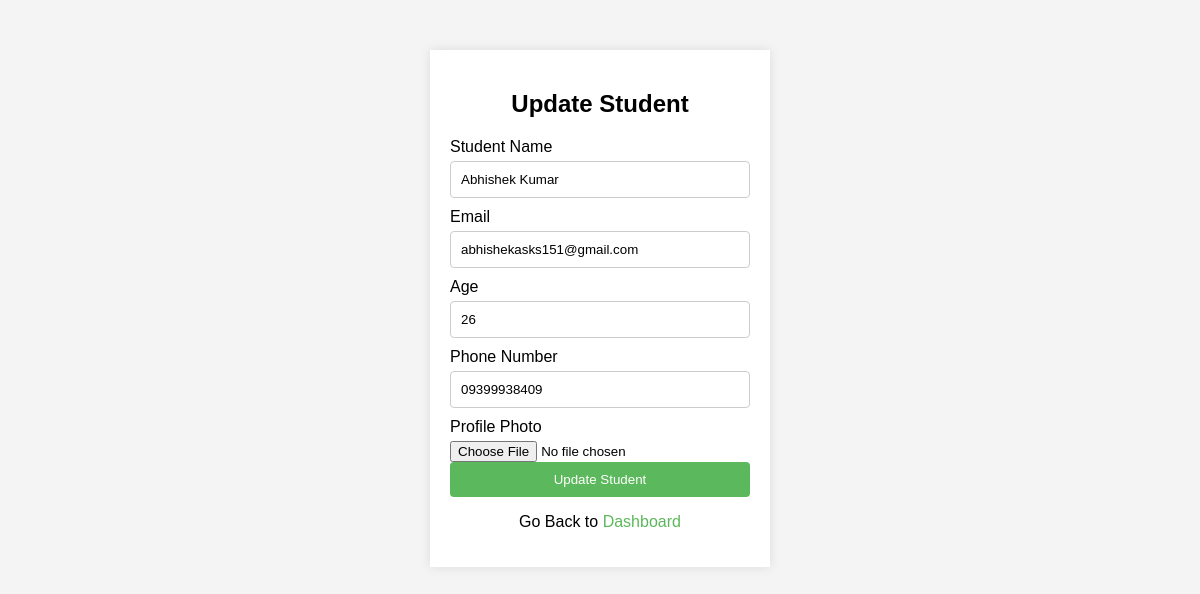
Page /student-edit/1/ (signed in) on the committed database.
### APP/models.py (models this page shows, shortened)
class Student(models.Model):
    name = models.CharField(max_length=100, null=True, blank=True)
    age = models.PositiveIntegerField(null=True, blank=True)
    email = models.EmailField(max_length=100, null=True, blank=True)
    phone = models.CharField(max_length=15, null=True, blank=True)
    photo = models.ImageField(upload_to='Profile', blank=True, null=True)

### APP/views.py (the view, shortened to what this page needs)
# urls.py: path('student-edit/<int:id>/', views.student_edit,),
@login_required(login_url="/")
def student_edit(request, id):
    student = Student.objects.get(id=id)
    return render(request, 'student_edit.html', {'student': student})

### APP/templates/student_edit.html (shortened to what this page needs)
{% load static %}
<!DOCTYPE html>
<html lang="en">
<head>
    <link href="{% static 'css/style.css' %}" rel="stylesheet">
</head>
<body>
    <div class="container">
        <h2>Update Student</h2>
        <form method="post" enctype="multipart/form-data">
            <label for="name">Student Name</label>
            <input type="text" id="name" name="name" value="{{student.name}}">
            <label for="email">Email</label>
            <input type="email" id="email" name="email" value="{{student.email}}">
            <label for="age">Age</label>
            <input type="text" id="age" name="age" value="{{student.age}}">
            <label for="phone">Phone Number</label>
            <input type="text" id="phone" name="phone" value="{{student.phone}}">
            <label for="photo">Profile Photo</label>
            <input type="file" id="photo" name="photo" value="{{student.photo}}">
            <button type="submit">Update Student</button>
            <p>Go Back to <a href="/">Dashboard</a></p>
        </form>
    </div>
</body>
</html>

### static/css/style.css (style rules this page uses)
body { font-family: Arial, sans-serif; background-color: #f4f4f4; margin: 0; padding: 0; overflow: hidden; }
.container { width: 300px; margin: 50px auto; padding: 20px; background-color: #fff; box-shadow: 0 0 10px rgba(0, 0, 0, 0.1); }
h2 { text-align: center; }
form { display: flex; flex-direction: column; }
label { margin-bottom: 5px; }
input[type="text"], input[type="email"], input[type="password"] { padding: 10px; margin-bottom: 10px; border: 1px solid #ccc; border-radius: 4px; }
button { padding: 10px; background-color: #5cb85c; color: white; border: none; border-radius: 4px; cursor: pointer; }
p { text-align: center; }
a { color: #5cb85c; text-decoration: none; }

### rows in the picture
Student: name "Abhishek Kumar", email "abhishekasks151@gmail.com", age "26", phone "09399938409"
